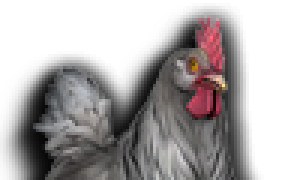
#> input picture crew/1 (100).png, 100 x 60 px (shown 3 times larger); its folder holds 4 pictures in this run
$ python main.py
#> lines starting #> are read from the running program, lines starting #| are printed output that depends on the picture
"""
This script resizes and renames crew member images for World of Tanks modding
"""

import os
from PIL import Image


def resize_and_rename_images(
    input_folder,
    small_output_folder,
    big_output_folder,
    barracks_output_folder,
    country_list,
):
    """
    Resizes and renames images from the input folder for each country.
    - Creates output directories if they do not exist.
    - Processes all PNG, JPG, and JPEG images in the input folder.
    - For each image, resizes to three widths (100, 188, 100 pixels).
    - Saves resized images for each country with the format '{country}-{index}.png'.
    - Prints a message for each saved image.
    """
#> called with input_folder = 'crew', small_output_folder = 'gui/maps/icons/tankmen/icons/small', big_output_folder = 'gui/maps/icons/tankmen/icons/big', barracks_output_folder = 'gui/maps/icons/tankmen/icons/barracks'
    # Ensure all output folders exist
    for folder in [small_output_folder, big_output_folder, barracks_output_folder]:
        if not os.path.exists(folder):
            os.makedirs(folder)

    # Get list of image files in the input folder
    images = [
        f
        for f in os.listdir(input_folder)
        if f.lower().endswith(("png", "jpg", "jpeg"))
    ]
    images.sort()

    # Process each image
    for index, image_name in enumerate(images, start=1):
        input_path = os.path.join(input_folder, image_name)

        with Image.open(input_path) as img:
            # Resize image to each target width and save for each country
#> img is the input picture: PIL image 100x60 RGBA; mean R, G, B, A 53.9, 49.8, 50.2, 120.2
            for width, output_folder in [
                (100, small_output_folder),
                (188, big_output_folder),
                (100, barracks_output_folder),
            ]:
                width_percent = width / float(img.width)
                new_height = int(float(img.height) * width_percent)
                img_resized = img.resize((width, new_height), Image.LANCZOS)

                # Save files for each country
                for country in country_list:
                    output_path = os.path.join(output_folder, f"{country}-{index}.png")
                    img_resized.save(output_path, format="PNG")
                    print(
                        f"{country}-{index}.png saved in {output_folder}: {width}x{new_height}"
                    )
#> this loop made 3 passes
#> pass 2, in resize_and_rename_images, `img_resized = img.resize((width, new_height), Image.LANCZOS)`:
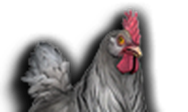
#> img_resized: PIL image 188x112 RGBA; mean R, G, B, A 41.4, 37.4, 37.7, 120.2; transparent parts drawn white
#> pass 2 of the loop in resize_and_rename_images, `for index, image_name in enumerate(images, start=1):`:
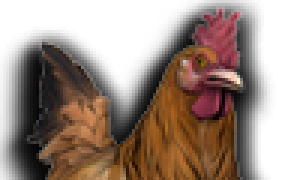
#> input picture crew/1 (101).png, 100 x 60 px (shown 3 times larger)
#> in resize_and_rename_images, img is the input picture: PIL image 100x60 RGBA; mean R, G, B, A 63.3, 44.9, 34.8, 143
#> the loop in resize_and_rename_images, `for width, output_folder in [ (100, small_output_folder), (188, big_ou..` made 3 passes
#> pass 2, in resize_and_rename_images, `img_resized = img.resize((width, new_height), Image.LANCZOS)`:
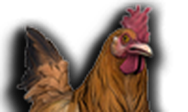
#> img_resized: PIL image 188x112 RGBA; mean R, G, B, A 48.4, 30.7, 20.5, 143; transparent parts drawn white
#> pass 3 of the loop in resize_and_rename_images, `for index, image_name in enumerate(images, start=1):`:
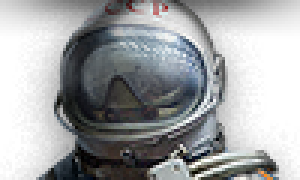
#> input picture crew/1 (102).png, 100 x 60 px (shown 3 times larger)
#> in resize_and_rename_images, img is the input picture: PIL image 100x60 RGBA; mean R, G, B, A 53.2, 55.1, 56.5, 146.4
#> the loop in resize_and_rename_images, `for width, output_folder in [ (100, small_output_folder), (188, big_ou..` made 3 passes
#> pass 2, in resize_and_rename_images, `img_resized = img.resize((width, new_height), Image.LANCZOS)`:
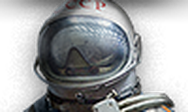
#> img_resized: PIL image 188x112 RGBA; mean R, G, B, A 53.6, 55.5, 56.9, 146.3; transparent parts drawn white
#> the loop made 4 passes; the first 3 are shown


if __name__ == "__main__":
    input_folder = "crew"  # Path to the folder with images
    small_output_folder = "gui/maps/icons/tankmen/icons/small"
    big_output_folder = "gui/maps/icons/tankmen/icons/big"
    barracks_output_folder = "gui/maps/icons/tankmen/icons/barracks"
    country_list = [
        "china",
        "czech",
        "france",
        "germany",
        "italy",
        "japan",
        "poland",
        "sweden",
        "UK",
        "usa",
        "ussr",
    ]
    resize_and_rename_images(
        input_folder,
        small_output_folder,
        big_output_folder,
        barracks_output_folder,
        country_list,
    )
